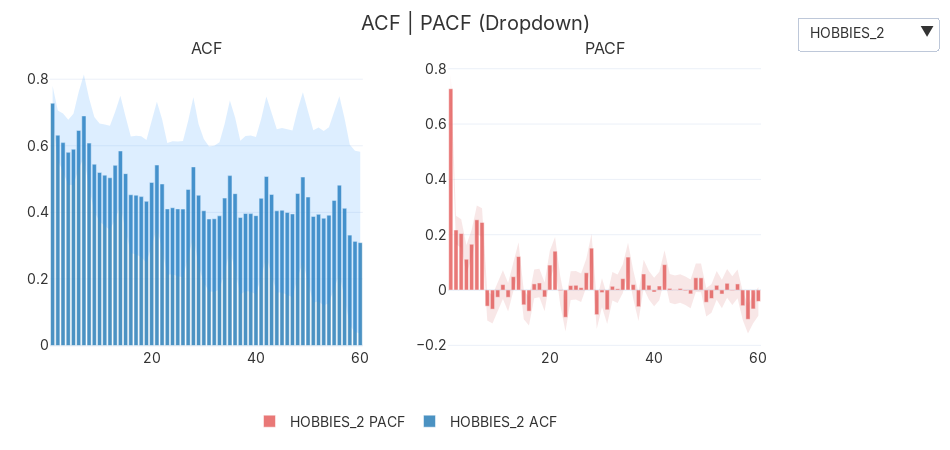

Notebook source saved alongside this figure:
### Code cell
plot_autocorrelation(
    df = train_df,
    id_col= 'unique_id',
    date_col= 'date',
    value_col='sales',
    ids= 3,
    lags = "[1:60]",
    group_col='dept_id',
    freq ='D',
    mode ='dropdown',
    alpha = 0.05,
)
